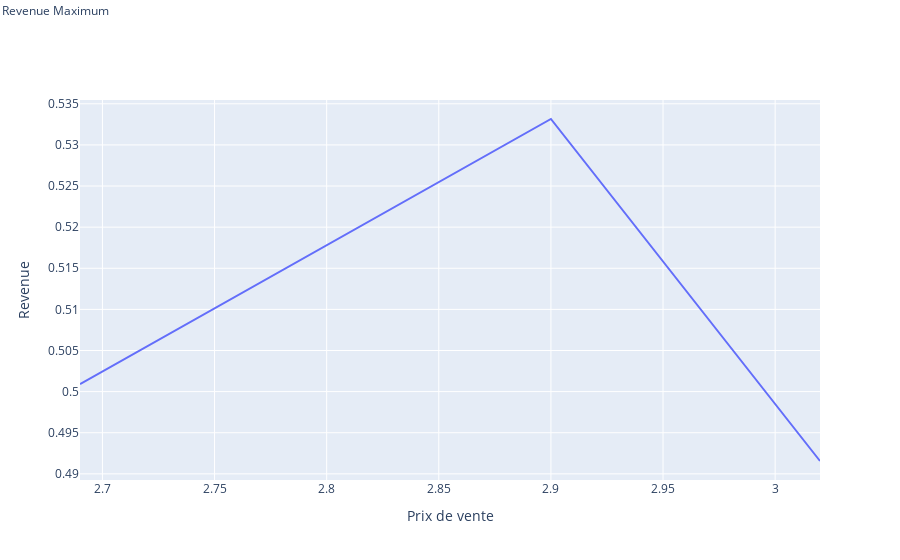

The notebook cell saved with this chart:
### Code cell
fig_PriceVsRevenue = go.Figure()
fig_PriceVsRevenue.add_trace(go.Scatter(x=profit['Price'], y=profit['Revenue']))
fig_PriceVsRevenue.add_annotation(x=max_val['Price'], y=max_val['Revenue'], text="Revenue Maximum ", showarrow=True, arrowhead=1)
fig_PriceVsRevenue.update_layout(showlegend=False, xaxis_title="Prix de vente", yaxis_title="Revenue")

### Figure 1 — Plotly figure (JSON) as saved in the notebook; plotly's stock layout.template omitted (floating-point values rounded to 4 significant figures)
{"data": [{"type": "scatter", "x": [2.69, 2.69, 2.69, 2.69, 2.69, 2.69, 2.69, 2.69, 2.69, 2.69, 2.69, 2.9, 2.9, 2.9, 2.9, 2.9, 2.9, 2.9, 2.9, 3.02, 3.02, 3.02], "y": [0.5009, 0.5009, 0.5009, 0.5009, 0.5009, 0.5009, 0.5009, 0.5009, 0.5009, 0.5009, 0.5009, 0.5332, 0.5332, 0.5332, 0.5332, 0.5332, 0.5332, 0.5332, 0.5332, 0.4916, 0.4916, 0.4916]}], "layout": {"annotations": [{"arrowhead": 1, "showarrow": true, "text": "Revenue Maximum ", "x": [2.9, 2.9, 2.9, 2.9, 2.9, 2.9, 2.9, 2.9], "y": [0.5332, 0.5332, 0.5332, 0.5332, 0.5332, 0.5332, 0.5332, 0.5332]}], "showlegend": false, "xaxis": {"title": {"text": "Prix de vente"}}, "yaxis": {"title": {"text": "Revenue"}}}}
